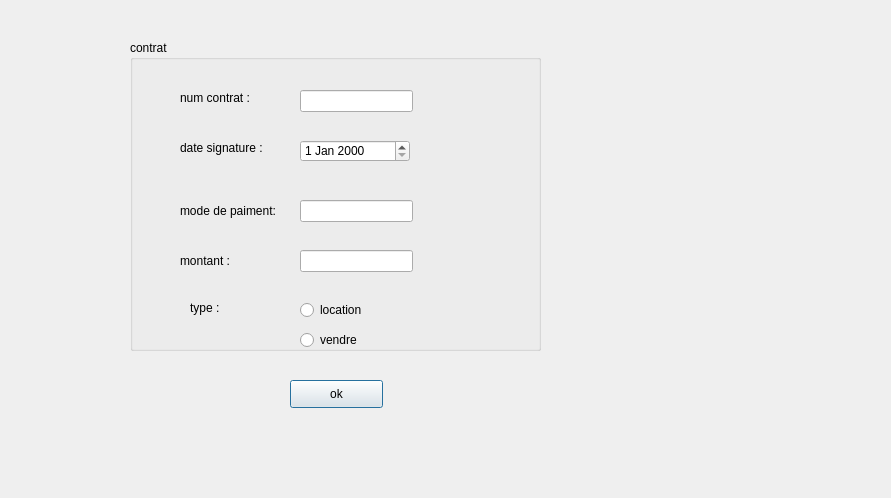
<?xml version="1.0" encoding="UTF-8"?>
<ui version="4.0">
 <class>Dialog_ajmo</class>
 <widget class="QDialog" name="Dialog_ajmo">
  <property name="geometry">
   <rect>
    <x>0</x>
    <y>0</y>
    <width>891</width>
    <height>498</height>
   </rect>
  </property>
  <property name="windowTitle">
   <string>Dialog</string>
  </property>
  <widget class="QGroupBox" name="groupBox">
   <property name="geometry">
    <rect>
     <x>130</x>
     <y>40</y>
     <width>411</width>
     <height>311</height>
    </rect>
   </property>
   <property name="title">
    <string>contrat</string>
   </property>
   <widget class="QLabel" name="label">
    <property name="geometry">
     <rect>
      <x>50</x>
      <y>50</y>
      <width>101</width>
      <height>16</height>
     </rect>
    </property>
    <property name="text">
     <string>num contrat :</string>
    </property>
   </widget>
   <widget class="QLabel" name="label_2">
    <property name="geometry">
     <rect>
      <x>50</x>
      <y>100</y>
      <width>101</width>
      <height>16</height>
     </rect>
    </property>
    <property name="text">
     <string>date signature :</string>
    </property>
   </widget>
   <widget class="QLabel" name="label_3">
    <property name="geometry">
     <rect>
      <x>50</x>
      <y>160</y>
      <width>121</width>
      <height>21</height>
     </rect>
    </property>
    <property name="text">
     <string>mode de paiment:</string>
    </property>
   </widget>
   <widget class="QLabel" name="label_4">
    <property name="geometry">
     <rect>
      <x>60</x>
      <y>290</y>
      <width>56</width>
      <height>16</height>
     </rect>
    </property>
    <property name="text">
     <string/>
    </property>
   </widget>
   <widget class="QLabel" name="label_5">
    <property name="geometry">
     <rect>
      <x>50</x>
      <y>210</y>
      <width>121</width>
      <height>21</height>
     </rect>
    </property>
    <property name="text">
     <string>montant :</string>
    </property>
   </widget>
   <widget class="QLineEdit" name="lineEdit_numc">
    <property name="geometry">
     <rect>
      <x>170</x>
      <y>50</y>
      <width>113</width>
      <height>22</height>
     </rect>
    </property>
   </widget>
   <widget class="QLineEdit" name="lineEdit_modep">
    <property name="geometry">
     <rect>
      <x>170</x>
      <y>160</y>
      <width>113</width>
      <height>22</height>
     </rect>
    </property>
   </widget>
   <widget class="QLineEdit" name="lineEdit_montant">
    <property name="geometry">
     <rect>
      <x>170</x>
      <y>210</y>
      <width>113</width>
      <height>22</height>
     </rect>
    </property>
   </widget>
   <widget class="QDateEdit" name="dateEdit">
    <property name="geometry">
     <rect>
      <x>170</x>
      <y>100</y>
      <width>110</width>
      <height>22</height>
     </rect>
    </property>
   </widget>
   <widget class="QLabel" name="label_21">
    <property name="geometry">
     <rect>
      <x>60</x>
      <y>260</y>
      <width>56</width>
      <height>16</height>
     </rect>
    </property>
    <property name="text">
     <string>type :</string>
    </property>
   </widget>
   <widget class="QRadioButton" name="radioButton_5">
    <property name="geometry">
     <rect>
      <x>170</x>
      <y>260</y>
      <width>97</width>
      <height>20</height>
     </rect>
    </property>
    <property name="text">
     <string>location</string>
    </property>
   </widget>
   <widget class="QRadioButton" name="radioButton_6">
    <property name="geometry">
     <rect>
      <x>170</x>
      <y>290</y>
      <width>97</width>
      <height>20</height>
     </rect>
    </property>
    <property name="text">
     <string>vendre</string>
    </property>
   </widget>
  </widget>
  <widget class="QPushButton" name="pushButton">
   <property name="geometry">
    <rect>
     <x>290</x>
     <y>380</y>
     <width>93</width>
     <height>28</height>
    </rect>
   </property>
   <property name="text">
    <string>ok</string>
   </property>
  </widget>
 </widget>
 <resources/>
 <connections/>
</ui>
